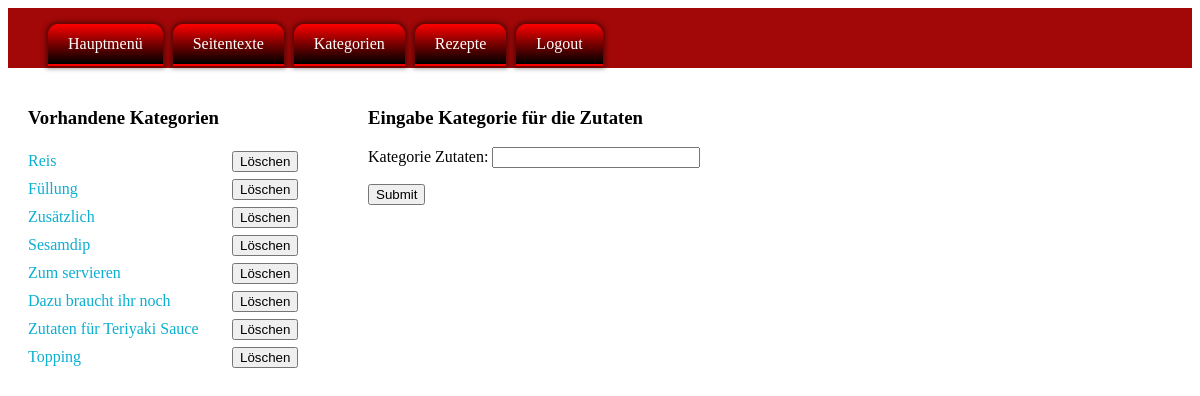
The page /admin/ekat.php (signed in) on the database its author committed.
### tables this page shows
CREATE TABLE `kategorie` (
  `kid` int(10) UNSIGNED NOT NULL,
  `kname` varchar(30) NOT NULL
);

### admin/ekat.php (the view, shortened to what this page needs)
<?PHP
$db = new mysqli(HOST,USER,PASS,DBANK);
?>
<!doctype html>
<html>
<head>
</head>
<body>
    <?PHP
    include("inc/menue.php");
    ?>
    <main>
      <article class="links">
            <section>
            <h1>Vorhandene Kategorien</h1>
            <?PHP
            $sql = "select * from kategorie";
            $eintrag = $db->query($sql);
            if($eintrag->num_rows){
                while($zeile = $eintrag->fetch_assoc()){
                    echo('<form method="post" action="'.$_SERVER['PHP_SELF'].'" enctype="multipart/form-data" accept-charset="UTF-8">'."\n");
                    echo("<span class='breite'>".$zeile['kname']."</span>\n");
                    echo('<input type="submit" name="kill" value="Löschen">'."\n");
                    echo("</form>\n");
                }
            }else{
                echo("<p>Leider noch keine Kategorie vorhanden.</p>\n");
            }
            ?>
            </section>
        </article>
      <article class="rechts">
            <section>
                <h1>Eingabe Kategorie für die Zutaten</h1>
              <form method="post" action="<?PHP $_SERVER['PHP_SELF']; ?>" enctype="multipart/form-data" accept-charset="UTF-8">
                  <p>
                      <label for="kname">Kategorie Zutaten:</label>
                      <input type="text" name="kname" id="kname" value="">
                  </p>
                  <p>
                      <input type="submit" name="submit">
                  </p>
              </form>
            </section>
        </article>
    </main>
</body>
</html>

### admin/css/standart.css (style rules this page uses)
h1 { color: black; }
.links { float: left; width: 300px; padding: 20px; color: rgba(11, 175, 209, 1.00); }
.breite { display: inline-block; width: 200px; padding: 5px 0px; }
.rechts { display: inline-block; margin-left: 20px; padding-top: 20px; }
.rechts input[type="text"] { width: 200px; }

### rows shown on the page
kategorie: kname "Reis"
kategorie: kname "Füllung"
kategorie: kname "Zusätzlich"
kategorie: kname "Sesamdip"
kategorie: kname "Zum servieren"
kategorie: kname "Dazu braucht ihr noch"
kategorie: kname "Zutaten für Teriyaki Sauce"
kategorie: kname "Topping"
